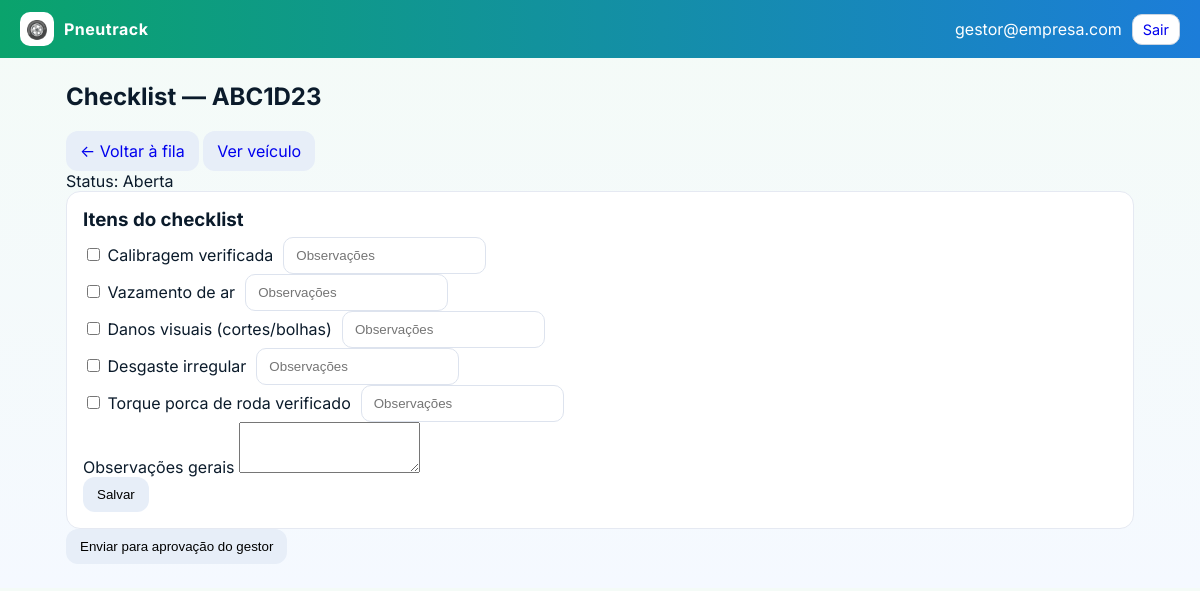
/inspecao/1 (signed in), run on the app's committed database.
### app.py (models this page shows)
class User(db.Model):
    id = db.Column(db.Integer, primary_key=True)
    email = db.Column(db.String(120), unique=True, nullable=False)
    name = db.Column(db.String(80), nullable=False)
    role = db.Column(db.String(20), nullable=False)  # gestor | borracheiro
    password = db.Column(db.String(128), nullable=False)  # demo only

class Veiculo(db.Model):
    id = db.Column(db.Integer, primary_key=True)
    anexos = db.relationship("Anexo", backref="veiculo", cascade="all, delete-orphan")
    placa = db.Column(db.String(10), unique=True, nullable=False)
    motorista = db.Column(db.String(80), nullable=False)
    alerta_km_max = db.Column(db.Integer, default=50000)
    eixos = db.relationship("Eixo", backref="veiculo", cascade="all, delete-orphan")
    posicoes = db.relationship("PosicaoPneu", backref="veiculo", cascade="all, delete-orphan")
    historicos = db.relationship("Historico", backref="veiculo", cascade="all, delete-orphan")
    servicos = db.relationship("ServicoAutorizado", backref="veiculo", cascade="all, delete-orphan")

class Inspecao(db.Model):
    id = db.Column(db.Integer, primary_key=True)
    veiculo_id = db.Column(db.Integer, db.ForeignKey("veiculo.id"), nullable=False)
    status = db.Column(db.String(20), default="aberta")  # aberta, enviada, aprovada, reprovada
    observacoes = db.Column(db.String(300))

class InspecaoItem(db.Model):
    id = db.Column(db.Integer, primary_key=True)
    inspecao_id = db.Column(db.Integer, db.ForeignKey("inspecao.id"), nullable=False)
    titulo = db.Column(db.String(100), nullable=False)
    ok = db.Column(db.Boolean, default=False)
    obs = db.Column(db.String(200))

### app.py (the view)
        def inner(*args, **kwargs):
            user = current_user()
            if not user:
                return redirect(url_for("login"))
            if role and user.role != role:
                flash("Acesso negado para este perfil.", "error")
                return redirect(url_for("home"))
            return fn(*args, **kwargs)

### app.py (called while the page is built, shortened)
def current_user():
    email = session.get("email")
    if not email:
        return None
    return User.query.filter_by(email=email).first()

def login_required(role=None):
    def decorator(fn):
        def inner(*args, **kwargs):
            user = current_user()
            if not user:
                return redirect(url_for("login"))
            if role and user.role != role:
                flash("Acesso negado para este perfil.", "error")
                return redirect(url_for("home"))
            return fn(*args, **kwargs)
        inner.__name__ = fn.__name__
        return inner
    return decorator

@app.route("/inspecao/<int:iid>", methods=["GET","POST"])
@login_required()
def inspecao_editar(iid):
    ins = Inspecao.query.get_or_404(iid)
    itens = InspecaoItem.query.filter_by(inspecao_id=ins.id).all()
    v = Veiculo.query.get(ins.veiculo_id)
    return render_template("inspecao.html", ins=ins, itens=itens, v=v)

### templates/inspecao.html
{% extends "base.html" %}
{% block content %}
<h2 class="h4 mb-3">Checklist — {{ v.placa }}</h2>
<nav class="mb-3 d-flex gap-2 flex-wrap">
  <a class="btn btn-sm btn-outline-secondary" href="{{ url_for('fila') }}">← Voltar à fila</a>
  <a class="btn btn-sm btn-outline-secondary" href="{{ url_for('veiculo_detail', vid=v.id) }}">Ver veículo</a>
</nav>
<div class="mb-3">
  <span class="badge bg-{{ 'secondary' if ins.status=='aberta' else 'info' if ins.status=='enviada' else 'success' if ins.status=='aprovada' else 'danger' }}">
    Status: {{ ins.status|capitalize }}
  </span>
</div>
<form method="post" class="card p-3 mb-3">
  <h3 class="h6 mb-3">Itens do checklist</h3>
  <div class="vstack gap-2">
    {% for it in itens %}
      <div class="row g-2 align-items-center">
        <div class="col-sm-6">
          <label class="form-check">
            <input class="form-check-input" type="checkbox" name="ok_{{ it.id }}" {% if it.ok %}checked{% endif %}>
            <span class="form-check-label">{{ it.titulo }}</span>
          </label>
        </div>
        <div class="col-sm-6">
          <input class="form-control form-control-sm" type="text" name="obs_{{ it.id }}" placeholder="Observações" value="{{ it.obs or '' }}">
        </div>
      </div>
    {% endfor %}
  </div>
  <div class="mt-3">
    <label class="form-label">Observações gerais</label>
    <textarea class="form-control" name="observacoes" rows="3">{{ ins.observacoes or '' }}</textarea>
  </div>
  <div class="mt-3 d-flex gap-2">
    <button class="btn btn-primary">Salvar</button>
  </div>
</form>
{% if ins.status != 'enviada' and ins.status != 'aprovada' and ins.status != 'reprovada' %}
<form method="post" action="{{ url_for('inspecao_enviar', iid=ins.id) }}">
  <button class="btn btn-success">Enviar para aprovação do gestor</button>
</form>
{% else %}
<div class="alert alert-info mt-3">
  Este checklist já foi <b>{{ ins.status }}</b>. Caso precise editar, salve alterações e reenvie conforme o fluxo definido.
</div>
{% endif %}
{% endblock %}

### templates/base.html (shortened to what this page needs)
<!doctype html>
<html lang="pt-br">
<head>
  <link rel="stylesheet" href="{{ url_for('static', filename='styles.css') }}">
</head>
<body>
  <header class="topbar">
    <div class="brand">
      <div class="logo">🛞</div>
      <div class="title">Pneutrack</div>
    </div>
    {% if session.get('email') %}
    <div class="user">
      <span>{{ session.get('email') }}</span>
      <a class="btn small outline" href="{{ url_for('logout') }}">Sair</a>
    </div>
    {% endif %}
  </header>
  <main class="container">
    {% block content %}{% endblock %}
  </main>
</body>
</html>

### static/styles.css (style rules this page uses)
:root { --brand1:#0AA36C; --brand2:#1C7DD9; --bg:#f4fbf7; }
* { box-sizing:border-box }
body { margin:0;font-family:Inter,system-ui,-apple-system,Segoe UI,Roboto,Helvetica,Arial,sans-serif;background:linear-gradient(180deg,#f4fbf7,#f5f9ff);color:#0b1b2b }
.topbar { display:flex;justify-content:space-between;align-items:center;padding:12px 20px;background:linear-gradient(90deg,var(--brand1),var(--brand2));color:#fff }
.brand { display:flex;gap:10px;align-items:center }
.logo { width:34px;height:34px;border-radius:10px;background:#fff;color:#0b1b2b;display:grid;place-items:center;font-size:18px }
.title { font-weight:700;letter-spacing:.5px }
.user { display:flex;gap:10px;align-items:center }
.container { max-width:1100px;margin:24px auto;padding:0 16px }
input,select { padding:10px 12px;border:1px solid #dde3ee;border-radius:10px;outline:none }
.btn { padding:10px 14px;border-radius:12px;border:none;cursor:pointer;display:inline-block;text-decoration:none;text-align:center;background:#e7eef8 }
.btn.outline { background:#fff;border:1px solid #cbd5e1 }
.btn.small { padding:6px 10px;border-radius:10px;font-size:.9rem }
.row { display:flex;gap:10px;align-items:center;flex-wrap:wrap }
.card { background:#fff;border-radius:14px;padding:16px;border:1px solid #e5e9f2 }
.card h3 { margin:0 0 6px }

### data on the page
User: get "gestor@empresa.com"
Veiculo: placa "ABC1D23"
Inspecao: status "Aberta"
InspecaoItem: titulo "Calibragem verificada"
InspecaoItem: titulo "Vazamento de ar"
InspecaoItem: titulo "Danos visuais (cortes/bolhas)"
InspecaoItem: titulo "Desgaste irregular"
InspecaoItem: titulo "Torque porca de roda verificado"
